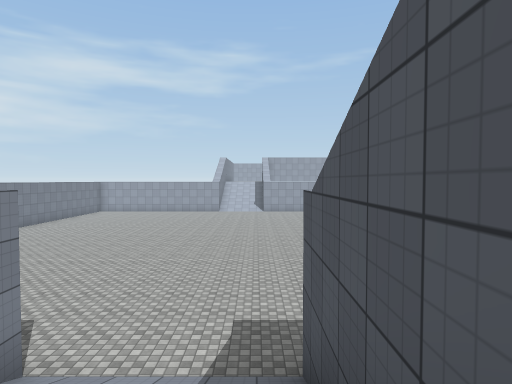
[1] (above)

24 first-person views from a walk through a Unity game level. The camera is 1.4 m above the floor, tilts 2° down and sees 75° across. The floor is counted in squares, 2 m on a side. Each view is taken from the middle of a square. On the plan, view 1 faces up. The plan holds only what a view shows up to about 10 squares ahead; the rest is blank. The place goes on beyond the plan. Surface patterns are stand-ins for the level's own textures.

[2]
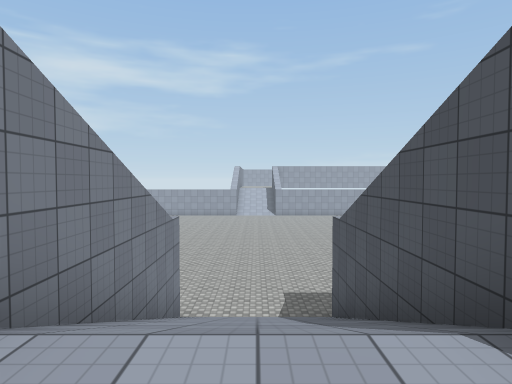

[3]
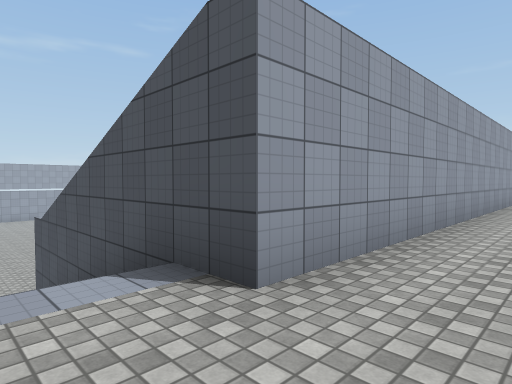

[4]
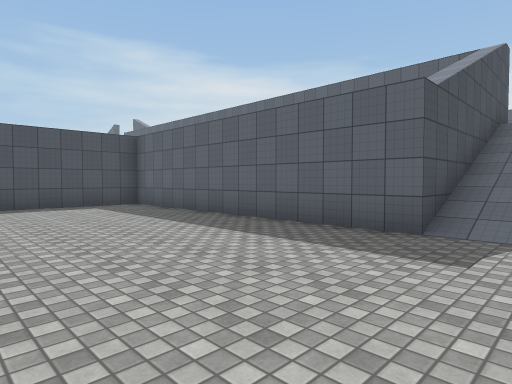

[5]
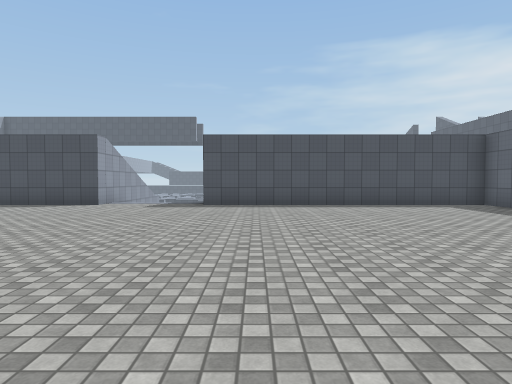

[6]
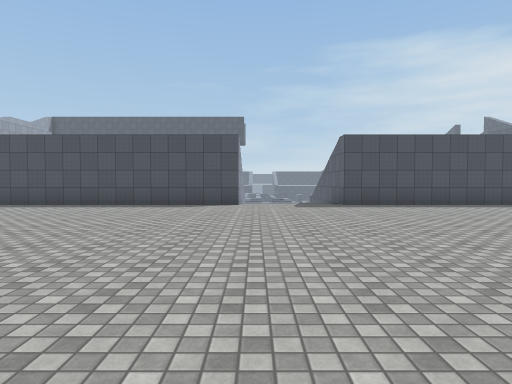

[7]
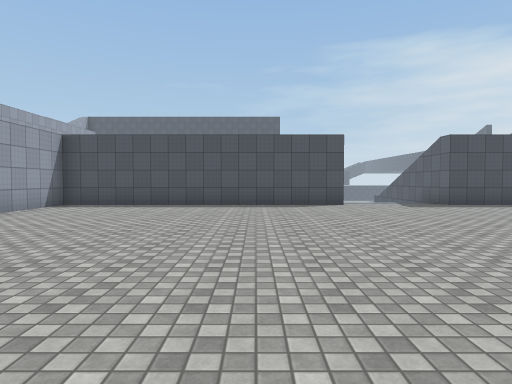

[8]
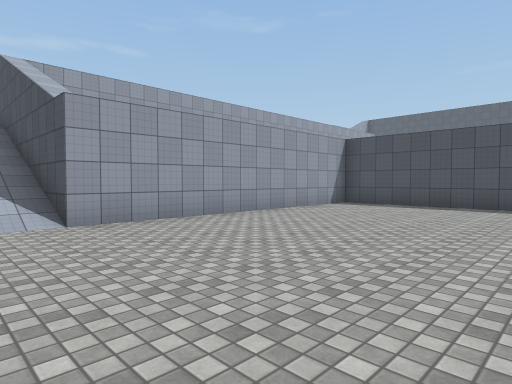

[9]
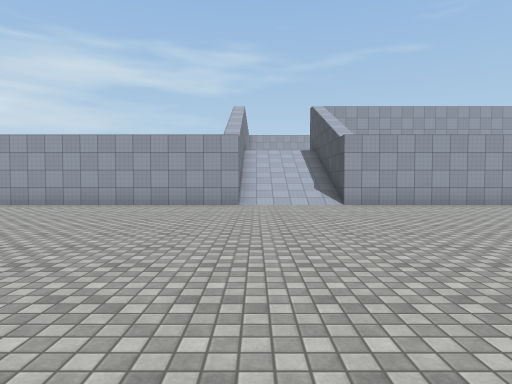

[10]
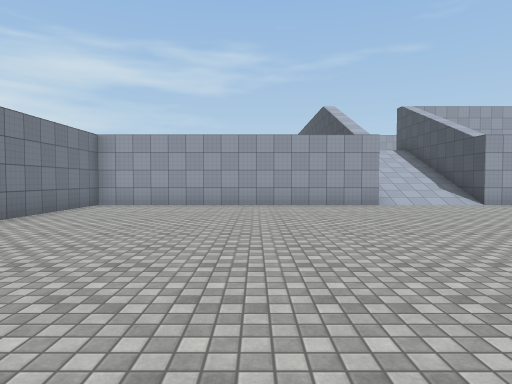

[11]
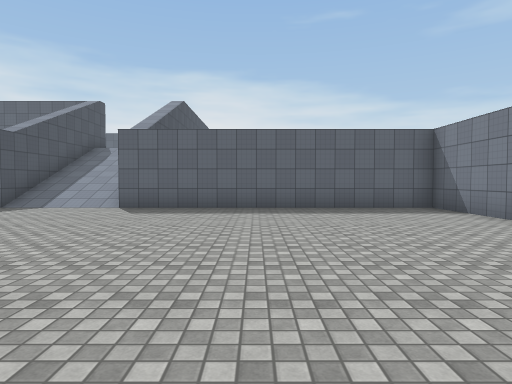

[12]
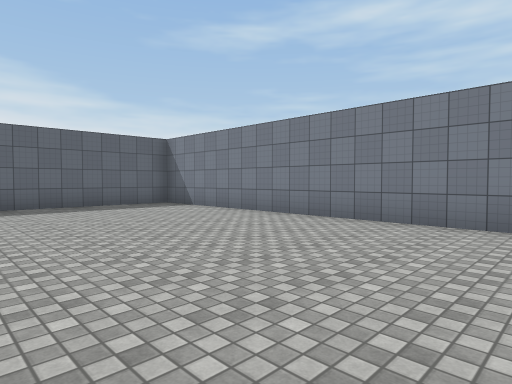

[13]
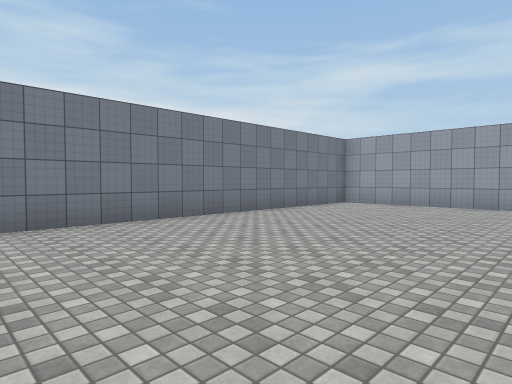

[14]
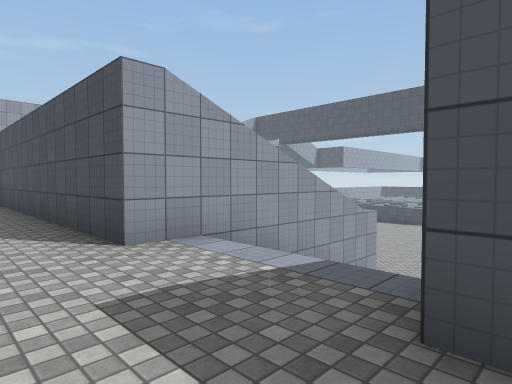

[15]
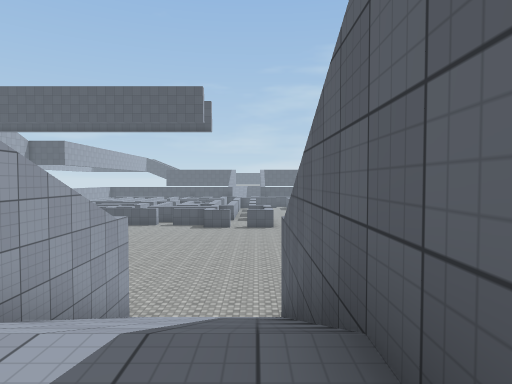

[16]
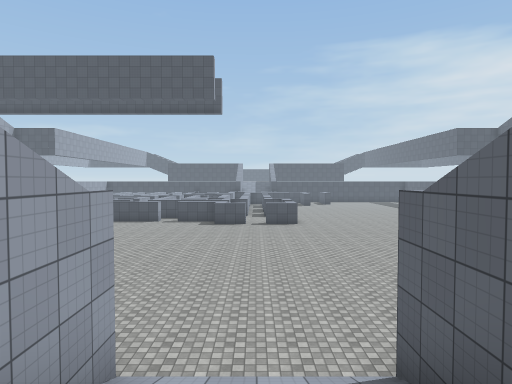

[17]
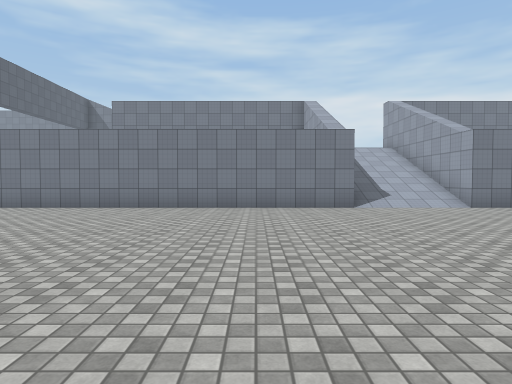

[18]
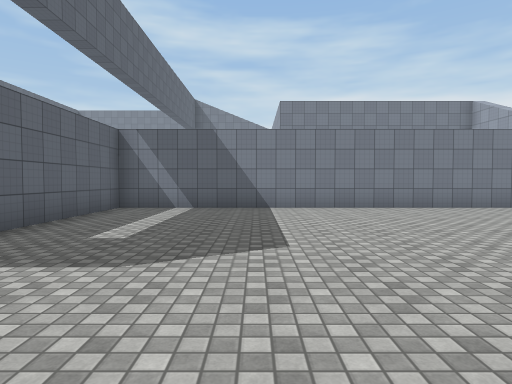

[19]
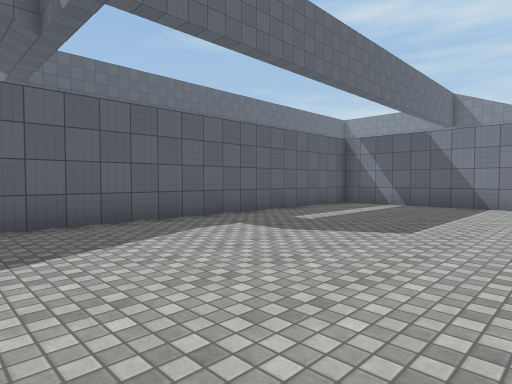

[20]
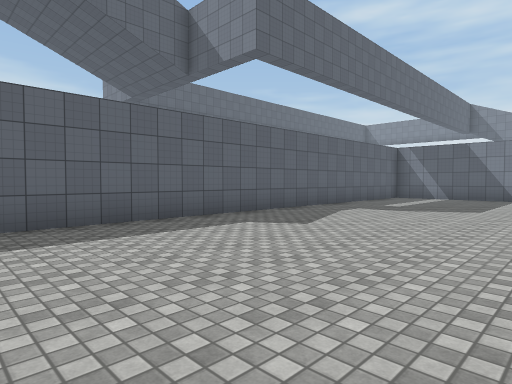

[21]
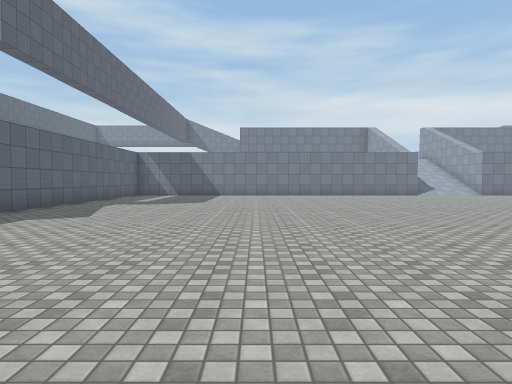

[22]
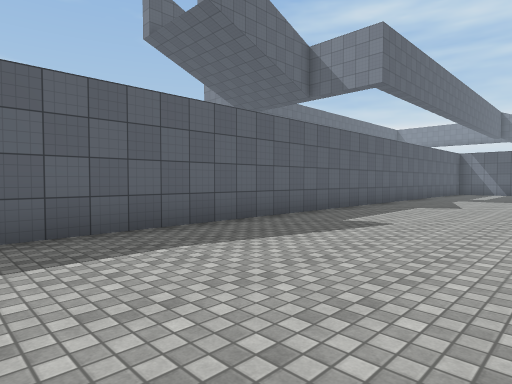

[23]
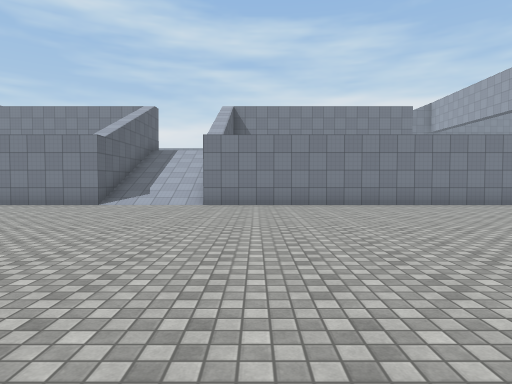

[24]
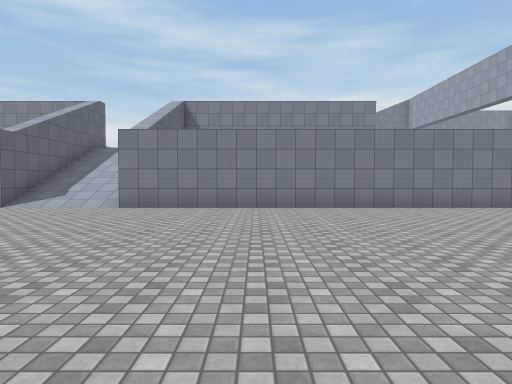

### Floor plan
Key: @ floor where view 1 was taken; # wall or solid block; . main floor; - floor 4 m lower than the main floor; : floor 4 m higher than the main floor; / step, stairs or slope.
Columns run from 11 left of view 1 to 33 right of it. Each row starts with its distance up from view 1.
 23 #########///#########    #---
 22 #...................#    #----
 21 #...................#    #------
 20 #...................#    #-------
 19 #...................#    #--------
 18 #...................#    #---------
 17 #...................#    #---------
 16 #...................#    #----------
 15 #...................######---------
 14 #...... ............./////--------
 13 # .....  . ........../////-------
 12 #......     ........./////-------
 11 #......    .........######-------
 10 #...................#    #--------
  9 #...................#    #----------
  8 #...................#    #-----------
  7 #...................#    #-------------
  6 #...................#    #--------------
  5 #...................#    #---------------
  4 #...................#    #----------------
  3 #########///#########    #-------------------
  2         #///#            #-------------------
  1         #///#            #-------------------
  0         #//@#            #-------------------
 -1         #///#            #-------------------
 -2          :::##########  ####################
 -3           :::::::::::            #
 -4           :::::                  #

Where each view was taken, in squares from view 1:
view 1: 0 up, 0 right, facing up
view 2: 3 down, 1 left, facing up
view 3: 4 down, 1 left, facing up-right
view 4: 8 up, 1 left, facing down-right
view 5: 10 up, 1 left, facing right
view 6: 14 up, 1 left, facing right
view 7: 17 up, 1 left, facing right
view 8: 17 up, 1 left, facing up-right
view 9: 13 up, 2 left, facing up
view 10: 13 up, 6 left, facing up
view 11: 12 up, 6 left, facing down
view 12: 13 up, 5 left, facing down-left
view 13: 13 up, 5 left, facing up-left
view 14: 11 up, 7 right, facing up-right
view 15: 12 up, 8 right, facing right
view 16: 13 up, 11 right, facing right
view 17: 9 up, 23 right, facing left
view 18: 2 up, 23 right, facing left
view 19: 4 up, 24 right, facing down-left
view 20: 4 up, 28 right, facing down-left
view 21: 4 up, 30 right, facing left
view 22: 3 up, 33 right, facing down-left
view 23: 16 up, 24 right, facing left
view 24: 18 up, 23 right, facing left
